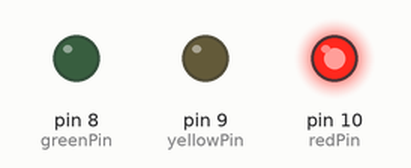
A sketch run on a simulated Arduino Uno, built with avr-gcc and run on an emulated ATmega328P. On the bench: output pins drawn as LEDs (lit = HIGH).

Above: at 0.5 s.
At 9.0 s:
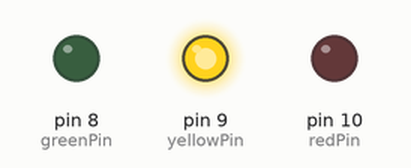
At 22.5 s:
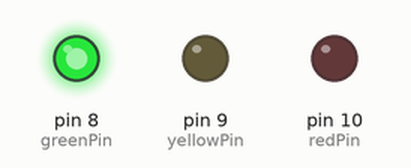
Timing chart, 0 to 23.4 s (numbered marks = the images above):
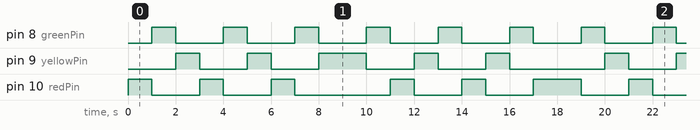

Measured:
- by itself, pin 8 (greenPin): alternates HIGH for 1.0 s and LOW for 2.0 s
- by itself, pin 9 (yellowPin): repeats every 18.0 s: LOW 2.0 s, HIGH 1.0 s, LOW 2.0 s, HIGH 2.0 s, 2 × (LOW 2.0 s, HIGH 1.0 s), LOW 4.0 s, HIGH 1.0 s
- by itself, pin 10 (redPin): repeats every 18.0 s: 2 × (LOW 2.0 s, HIGH 1.0 s), LOW 4.0 s, 2 × (HIGH 1.0 s, LOW 2.0 s), HIGH 2.0 s

The sketch:

traffic2.ino
```cpp
//Project 2 - Traffic Light 2

int ledDelay = 1000; //Delay in between changes
int redPin = 10;
int yellowPin = 9;
int greenPin = 8;

void setup() {
  pinMode(redPin, OUTPUT);
  pinMode(yellowPin, OUTPUT);
  pinMode(greenPin, OUTPUT);
}
void loop() {

  for(int i=1; i<=3; i++) {

  //turn the red light on
  digitalWrite(redPin, HIGH);
  delay(ledDelay); //wait 2 seconds
  digitalWrite(redPin, LOW); //turn off red

  digitalWrite(greenPin, HIGH); //turn on green
  delay(ledDelay); //wait 2 seconds
  digitalWrite(greenPin, LOW); //turn green off

  digitalWrite(yellowPin, HIGH); //turn yellow on
  delay(ledDelay); //wait ledDelay miliseconds
  digitalWrite(yellowPin, LOW); //turn yellow off
}

  for(int i=1; i<=3; i++) {

  digitalWrite(yellowPin, HIGH); //turn yellow on
  delay(ledDelay); //wait ledDelay miliseconds
  digitalWrite(yellowPin, LOW); //turn yellow off

  digitalWrite(greenPin, HIGH); //turn on green
  delay(ledDelay); //wait 2 seconds
  digitalWrite(greenPin, LOW); //turn green off

  //turn the red light on
  digitalWrite(redPin, HIGH);
  delay(ledDelay); //wait 2 seconds
  digitalWrite(redPin, LOW); //turn off red
}
}
```
